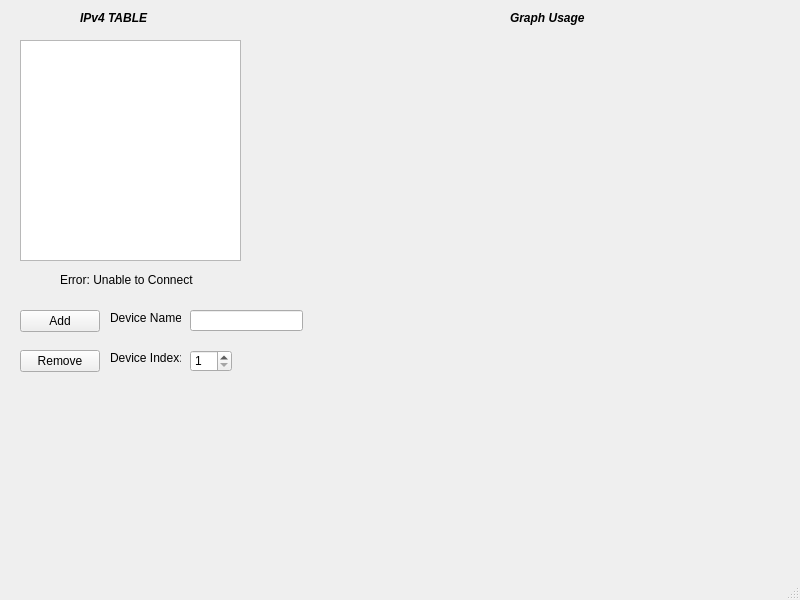
<?xml version="1.0" encoding="UTF-8"?>
<ui version="4.0">
 <class>NetworkMain</class>
 <widget class="QMainWindow" name="NetworkMain">
  <property name="geometry">
   <rect>
    <x>0</x>
    <y>0</y>
    <width>800</width>
    <height>600</height>
   </rect>
  </property>
  <property name="windowTitle">
   <string>MainWindow</string>
  </property>
  <property name="autoFillBackground">
   <bool>false</bool>
  </property>
  <widget class="QWidget" name="centralwidget">
   <widget class="QTableWidget" name="tableWidget">
    <property name="geometry">
     <rect>
      <x>20</x>
      <y>40</y>
      <width>221</width>
      <height>221</height>
     </rect>
    </property>
    <property name="frameShape">
     <enum>QFrame::StyledPanel</enum>
    </property>
    <property name="frameShadow">
     <enum>QFrame::Plain</enum>
    </property>
   </widget>
   <widget class="QPushButton" name="addDevButton">
    <property name="geometry">
     <rect>
      <x>20</x>
      <y>310</y>
      <width>80</width>
      <height>22</height>
     </rect>
    </property>
    <property name="text">
     <string>Add</string>
    </property>
   </widget>
   <widget class="QPushButton" name="removeDevButton">
    <property name="geometry">
     <rect>
      <x>20</x>
      <y>350</y>
      <width>80</width>
      <height>22</height>
     </rect>
    </property>
    <property name="text">
     <string>Remove</string>
    </property>
   </widget>
   <widget class="QLineEdit" name="devNameLine">
    <property name="geometry">
     <rect>
      <x>190</x>
      <y>310</y>
      <width>113</width>
      <height>21</height>
     </rect>
    </property>
   </widget>
   <widget class="QSpinBox" name="dev_spinBox">
    <property name="geometry">
     <rect>
      <x>190</x>
      <y>350</y>
      <width>42</width>
      <height>22</height>
     </rect>
    </property>
    <property name="minimum">
     <number>1</number>
    </property>
   </widget>
   <widget class="QLabel" name="label">
    <property name="geometry">
     <rect>
      <x>110</x>
      <y>310</y>
      <width>71</width>
      <height>16</height>
     </rect>
    </property>
    <property name="text">
     <string>Device Name: </string>
    </property>
   </widget>
   <widget class="QLabel" name="label_2">
    <property name="geometry">
     <rect>
      <x>110</x>
      <y>350</y>
      <width>71</width>
      <height>16</height>
     </rect>
    </property>
    <property name="text">
     <string>Device Index:</string>
    </property>
   </widget>
   <widget class="QLabel" name="label_3">
    <property name="geometry">
     <rect>
      <x>80</x>
      <y>10</y>
      <width>91</width>
      <height>16</height>
     </rect>
    </property>
    <property name="text">
     <string>&lt;html&gt;&lt;head/&gt;&lt;body&gt;&lt;p&gt;&lt;span style=&quot; font-weight:800; font-style:italic;&quot;&gt;IPv4 TABLE&lt;/span&gt;&lt;/p&gt;&lt;/body&gt;&lt;/html&gt;</string>
    </property>
    <property name="textFormat">
     <enum>Qt::AutoText</enum>
    </property>
   </widget>
   <widget class="QLabel" name="errorLabel">
    <property name="geometry">
     <rect>
      <x>60</x>
      <y>270</y>
      <width>171</width>
      <height>20</height>
     </rect>
    </property>
    <property name="text">
     <string>Error: Unable to Connect</string>
    </property>
   </widget>
   <widget class="QCustomPlot" name="plot" native="true">
    <property name="geometry">
     <rect>
      <x>300</x>
      <y>40</y>
      <width>491</width>
      <height>221</height>
     </rect>
    </property>
   </widget>
   <widget class="QLabel" name="label_4">
    <property name="geometry">
     <rect>
      <x>510</x>
      <y>10</y>
      <width>91</width>
      <height>16</height>
     </rect>
    </property>
    <property name="text">
     <string>&lt;html&gt;&lt;head/&gt;&lt;body&gt;&lt;p&gt;&lt;span style=&quot; font-weight:792; font-style:italic;&quot;&gt;Graph Usage&lt;/span&gt;&lt;/p&gt;&lt;/body&gt;&lt;/html&gt;</string>
    </property>
    <property name="textFormat">
     <enum>Qt::AutoText</enum>
    </property>
   </widget>
  </widget>
  <widget class="QMenuBar" name="menubar">
   <property name="geometry">
    <rect>
     <x>0</x>
     <y>0</y>
     <width>800</width>
     <height>21</height>
    </rect>
   </property>
  </widget>
  <widget class="QStatusBar" name="statusbar"/>
 </widget>
 <customwidgets>
  <customwidget>
   <class>QCustomPlot</class>
   <extends>QWidget</extends>
   <header location="global">qcustomplot.h</header>
   <container>1</container>
  </customwidget>
 </customwidgets>
 <resources/>
 <connections/>
</ui>
